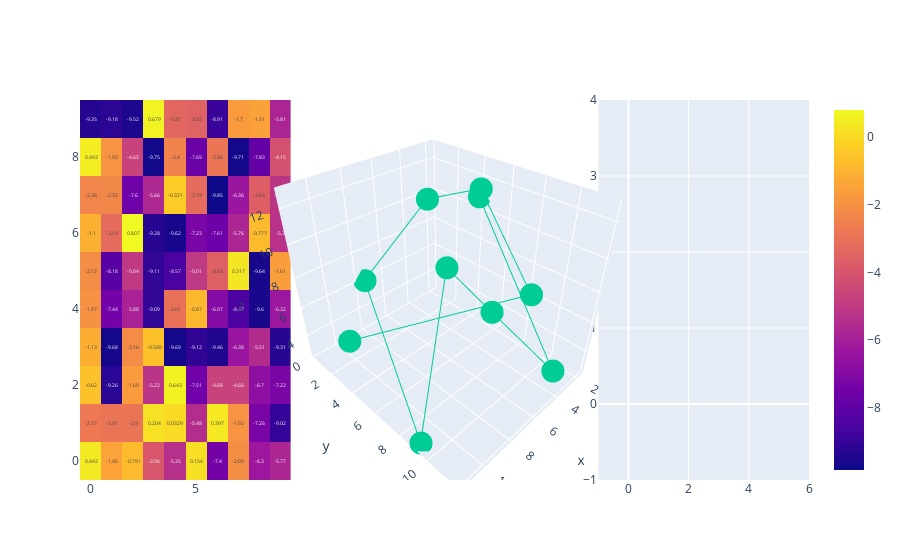

Notebook code for this chart:
### Code cell
fig = subplots.make_subplots(1,3)
fig.add_trace(go.Histogram2d(z=torch.rand(10,10), hoverinfo='none',name="A"),row=1,col=3,)
t = torch.empty(10,10).uniform_(-10,1)
fig.add_heatmap(z=t,texttemplate="%{z:.3}", hoverinfo='none',name="B")
t = torch.empty(3,10).uniform_(0,13)
x,y,z= t
fig.add_trace(go.Scatter3d(x=x,y=y,z=z, hoverinfo='none',name="C"))
fig.show(config=fig_config)
